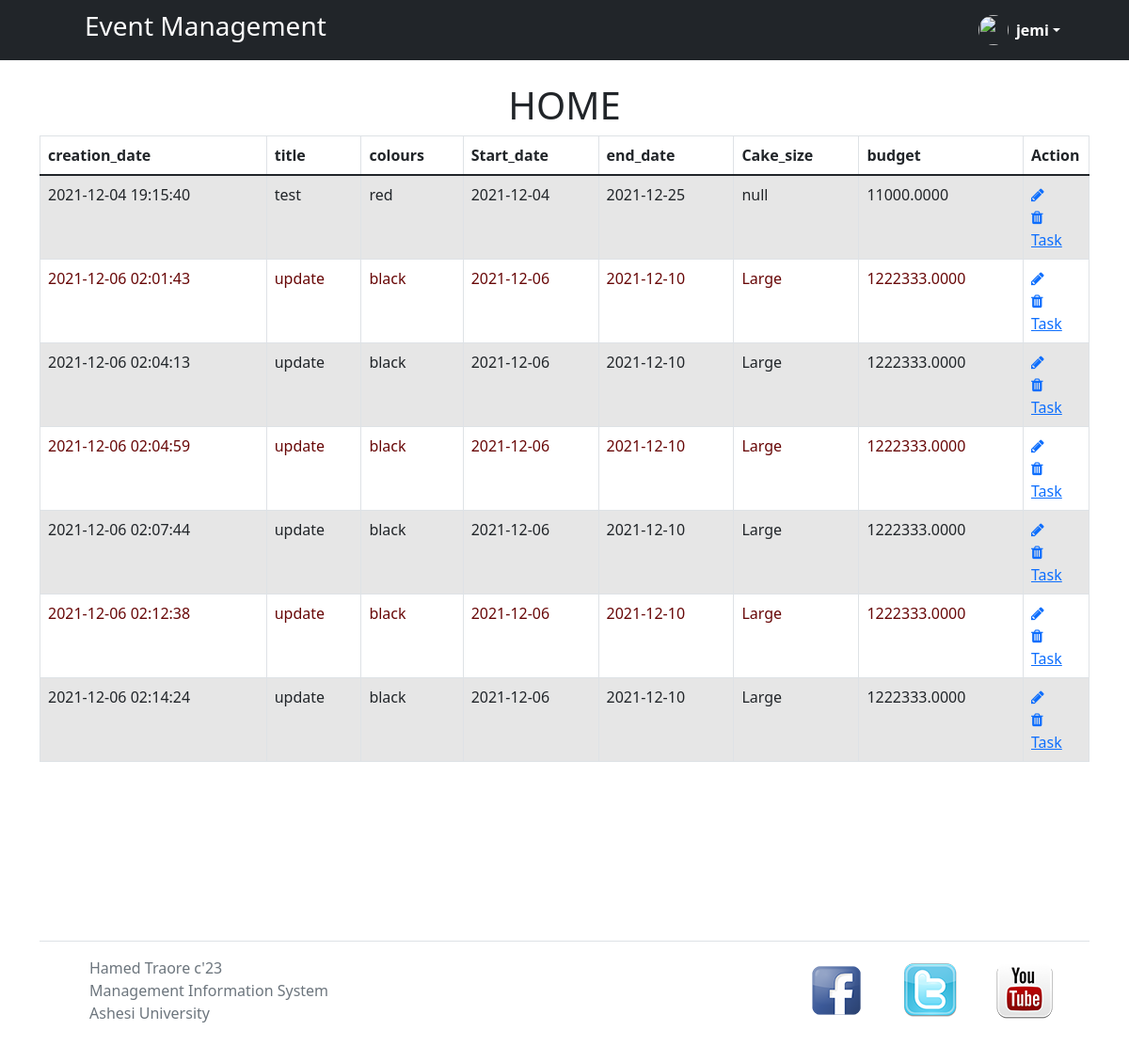
Before: /View/home.php (signed in) with the older database file.
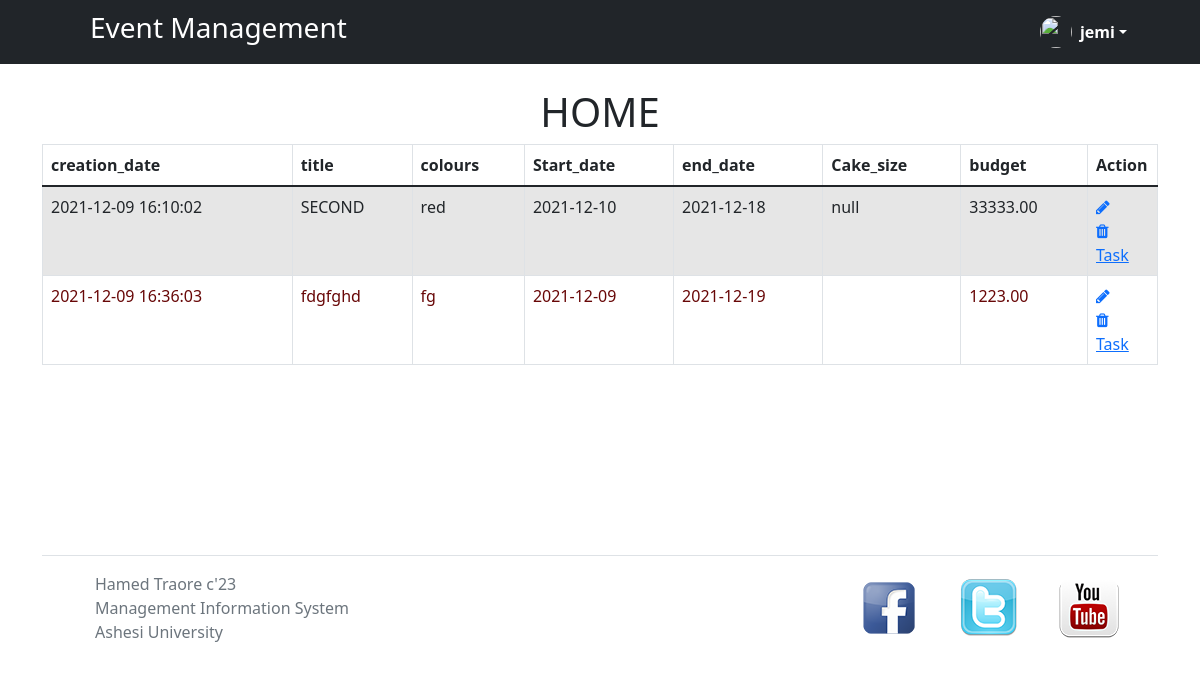
After: the same page with the newer database file.
### tables this page shows
CREATE TABLE `events` (
  `event_id` int(10) NOT NULL,
  `creation_date` timestamp NULL DEFAULT current_timestamp() ON UPDATE current_timestamp(),
  `event_type` varchar(50) DEFAULT NULL,
  `title` varchar(50) DEFAULT NULL,
  `colours` varchar(50) DEFAULT NULL,
  `start_date` date DEFAULT NULL,
  `end_date` date DEFAULT NULL,
  `Cake_size` varchar(20) DEFAULT NULL,
  `budget` decimal(19,2) DEFAULT NULL,
  `event_details` varchar(300) NOT NULL,
  `users_id` int(10) NOT NULL
);

### View/home.php (the view, shortened to what this page needs)
<?php
require('../controllers/DB-connection.php');
?>
<!DOCTYPE html>
<html>
    <head>
    <link href="https://cdn.jsdelivr.net/npm/bootstrap@5.1.3/dist/css/bootstrap.min.css" rel="stylesheet">
<link rel="stylesheet" href="https://stackpath.bootstrapcdn.com/bootstrap/4.5.2/css/bootstrap.min.css">
    <link rel="stylesheet" href="https://maxcdn.bootstrapcdn.com/font-awesome/4.7.0/css/font-awesome.min.css">
    <link href="https://cdn.jsdelivr.net/npm/bootstrap@5.0.2/dist/css/bootstrap.min.css" rel="stylesheet">
    </head>
    <body>
        <?php require 'utils/header.php'; ?>
            <div class="container"  >
                    <center><?php echo "<h1>HOME</h1>"; ?>
                    </center>
                    <?php
                    $id=$_SESSION["user_id"];
                    $sql = "SELECT * FROM `events` WHERE users_id='$id'";
                    if ($result = mysqli_query($conn, $sql))
                    {
                        if (mysqli_num_rows($result) > 0)
                        {
                            echo '<table class="table table-bordered table-striped">';
                            echo '<thead>';
                            echo '<tr>';
                            echo '<th>creation_date</th>';
                            echo '<th>title</th>';
                            echo '<th>colours</th>';
                            echo '<th>Start_date</th>';
                            echo '<th>end_date</th>';
                            echo '<th>Cake_size</th>';
                            echo '<th>budget</th>';
                            echo '<th>Action</th>';
                            echo '</tr>';
                            echo '</thead>';
                            echo '<tbody>';
                            while ($row = mysqli_fetch_assoc($result))
                            {
                                echo '<tr>';
                                echo '<td>' . $row['creation_date'] . '</td>';
                                echo '<td>' . $row['title'] . '</td>';
                                echo '<td>' . $row['colours'] . '</td>';
                                echo '<td>' . $row['start_date'] . '</td>';
                                echo '<td>' . $row['end_date'] . '</td>';
                                echo '<td>' . $row['Cake_size'] . '</td>';
                                echo '<td>' . $row['budget'] . '</td>';
                                echo '<td>';
                                 echo '<a href="update.php?event_id=' .
                                    $row['event_id'] .
                                    '" class="mr-3" title="Update Record" data-toggle="tooltip"><span class="fa fa-pencil"></span></a>';
                                echo '<a href="delete.php?event_id=' .
                                    $row['event_id'] .
                                    '" class="mr-3" title="Delete Record" data-toggle="tooltip" ><span class="fa fa-trash"></span></a>';
                                echo '<a href="event_details.php?event_id=' .
                                    $row['event_id'] .
                                    '" >Task</a>';
                                echo '</td>';
                                echo '</tr>';
                            }
                            echo '</tbody>';
                            echo '</table>';
                        } else
                        {
                            echo '<div class="alert alert-danger"><em>No Event were found.</em></div>';
                            }
                    } else {
                        echo 'Oops! Something went wrong. Please try again later.';
                    }
                    ?>
                </div>
                <div style="height: 150px;"></div>
        <?php require 'utils/footer.php'; ?>
    </body>
</html>

### View/utils/header.php (shortened to what this page needs)
<header>
    <div class=" px-3 py-2 bg-dark text-white">
      <div class="container">
        <div class="d-flex flex-wrap align-items-center justify-content-center justify-content-lg-start">
          <a href="/" class="d-flex align-items-center my-2 my-lg-0 me-lg-auto text-white text-decoration-none">
            <svg class="bi me-2" width="40" height="32" role="img" aria-label="Bootstrap"><use xlink:href="#bootstrap"/></svg>
            <h3 style="text-decoration-u">Event Management</h3>
          </a>
          <ul class="nav col-12 col-lg-auto my-2 justify-content-center my-md-0 text-small">
            <?php
            if (isset($_SESSION["user_id"]))
            {
              echo'<div class="nav-link dropdown">
                      <a href="#" class="d-flex align-items-center text-white text-decoration-none dropdown-toggle" id="dropdownUser1" data-bs-toggle="dropdown" aria-expanded="false">
                        <img src="https://github.com/mdo.png" alt="" width="32" height="32" class="rounded-circle me-2">
                        <strong>'.$_SESSION['firstname'].'</strong>
                      </a>
                      <ul class="dropdown-menu dropdown-menu-dark text-small shadow" aria-labelledby="dropdownUser1">
                        <li><a class="dropdown-item" href="home.php">Home</a></li>
                        <li><a class="dropdown-item" href="createEvent_form.php?user_id='.$_SESSION["user_id"].'">Create new event...</a></li>
                        <li><a class="dropdown-item" href="event_test.php">Profile</a></li>
                        <li><hr class="dropdown-divider"></li>
                        <li><a class="dropdown-item" href="../controllers/Logout-controller.php">Sign out</a></li>
                      </ul>
                    </div>';
            }
            else
            {
              echo'  <li>
                      <a href="login_form.php" class="btn  btn-success">Login</a>
                      <a href="register_form.php" class="btn  btn-primary">Sign up</a>
                    </li>';
            }
            ?>
          </ul>
        </div>
      </div>
    </div>
  </header>
<div><br></div>

### View/utils/footer.php
<div class="container">
     <footer class="d-flex flex-wrap justify-content-between align-items-center py-3 my-4 border-top">
       <div class="col-md-4 d-flex align-items-center">
         <a href="/" class="mb-3 me-2 mb-md-0 text-muted text-decoration-none lh-1">
           <svg class="bi" width="30" height="24"><use xlink:href="#bootstrap"></use></svg>
         </a>
         <span class="text-muted">Hamed Traore c'23 <br>Management Information System <br> Ashesi University </span>
       </div>
       <ul class="nav col-md-4 justify-content-end list-unstyled d-flex">
         <li class="ms-3"><img src="images/facebook.png" alt=""><a class="text-muted" href=""><svg class="bi" width="24" height="24"><use xlink:href=""></use></svg></a></li>
         <li class="ms-3"><img src="images/twitter.png" alt=""><a class="text-muted" href=""><svg class="bi" width="24" height="24"><use xlink:href="#facebook"></use></svg></a></li>
         <li class="ms-3"><img src="images/youtube.png" alt=""><a class="text-muted" href="images/youtube.png"><svg class="bi" width="24" height="24"><use xlink:href="#facebook"></use></svg></a></li>
       </ul>
     </footer>
   </div>

### View/home.php (style rules this page uses)
table tr td { color:rgb(104,7,7) }
table tr td:last-child { width: 70px; }

Changed rows visible on the page:
removed events: creation_date "2021-12-04 19:15:40", title "test", colours "red", start_date "2021-12-04", end_date "2021-12-25", Cake_size "null", budget "11000.0000"
removed events: creation_date "2021-12-06 02:01:43", title "update", colours "black", start_date "2021-12-06", end_date "2021-12-10", Cake_size "Large", budget "1222333.0000"
removed events: creation_date "2021-12-06 02:04:13", title "update", colours "black", start_date "2021-12-06", end_date "2021-12-10", Cake_size "Large", budget "1222333.0000"
removed events: creation_date "2021-12-06 02:04:59", title "update", colours "black", start_date "2021-12-06", end_date "2021-12-10", Cake_size "Large", budget "1222333.0000"
removed events: creation_date "2021-12-06 02:07:44", title "update", colours "black", start_date "2021-12-06", end_date "2021-12-10", Cake_size "Large", budget "1222333.0000"
removed events: creation_date "2021-12-06 02:12:38", title "update", colours "black", start_date "2021-12-06", end_date "2021-12-10", Cake_size "Large", budget "1222333.0000"
removed events: creation_date "2021-12-06 02:14:24", title "update", colours "black", start_date "2021-12-06", end_date "2021-12-10", Cake_size "Large", budget "1222333.0000"
added events: creation_date "2021-12-09 16:10:02", title "SECOND", colours "red", start_date "2021-12-10", end_date "2021-12-18", Cake_size "null", budget "33333.00"
added events: creation_date "2021-12-09 16:36:03", title "fdgfghd", colours "fg", start_date "2021-12-09", end_date "2021-12-19", budget "1223.00"
